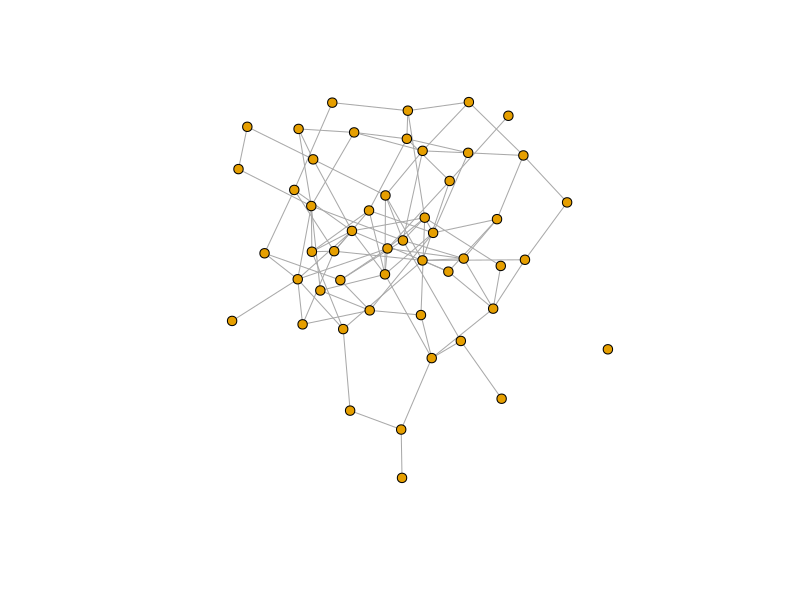
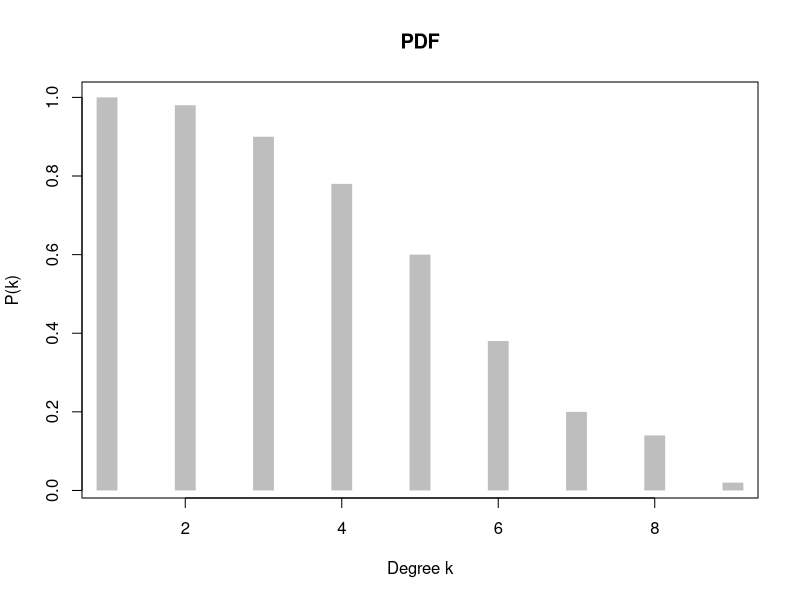

Recreate these plots in R, in order.
library(igraph)
library(dplyr)

# Erdős-Rényi model

N <- 50
K <- 100

stopifnot(K <= N*(N-1)/2)

g <- make_empty_graph(directed = F) + vertices(1:N)


pairs <- expand.grid(1:N, 1:N) %>%
  filter(Var1 != Var2) %>% 
  group_by(grp = paste(pmax(Var1, Var2), pmin(Var1, Var2), sep = "_")) %>%
  slice(1) %>%
  ungroup() %>%
  select(-grp)

final.edges <- sample(mapply(c, pairs$Var1, pairs$Var2, USE.NAMES = F, SIMPLIFY = F), K)

g <- g + edges(unlist(final.edges))

sprintf("Average degree of G: %d", mean(degree(g)))
stopifnot(mean(degree(g)) <= 20)

plots.path = "figures"

png(
  file = file.path(plots.path, paste("ER-", N, "-", K, ".png", sep = "")),
  width = 10,
  height = 10,
  units = "cm",
  res = 1200,
  pointsize = 4
)
plot(g, layout = layout_nicely, vertex.size=5, vertex.label = NA)
dev.off()

png(file = file.path(
  plots.path,
  paste("Degree-distribution-ER-", N, "-", K, ".png", sep = "")
))
plot(
  degree.distribution(g, cumulative = T),
  type = 'h',
  # log = 'y',
  lwd = 20,
  lend = 1,
  col = 'gray',
  main = "PDF",
  xlab = "Degree k",
  ylab = "P(k)",
)
dev.off()